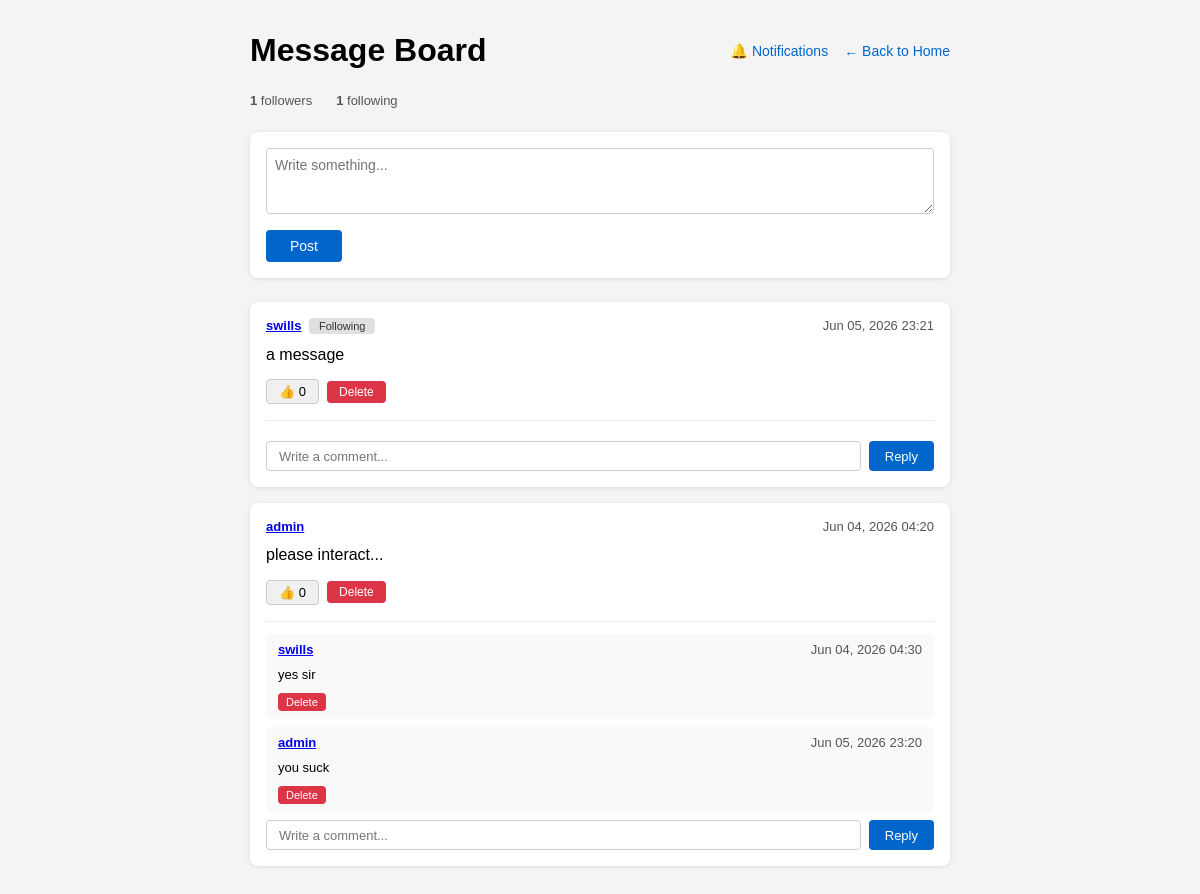
/board/ (signed in), run on the app's committed database.
### messageboard/models.py (models this page shows, shortened)
class Post(models.Model):
    author = models.ForeignKey(User, on_delete=models.CASCADE)
    content = models.TextField()
    created_at = models.DateTimeField(auto_now_add=True)

class Comment(models.Model):
    post = models.ForeignKey(Post, on_delete=models.CASCADE, related_name='comments')
    author = models.ForeignKey(User, on_delete=models.CASCADE)
    content = models.TextField()
    created_at = models.DateTimeField(auto_now_add=True)

### messageboard/views.py (the view)
# urls.py: path('board/', views.board_view, name='board'),
@login_required(login_url='login')
def board_view(request):
    unread_count = request.user.notifications.filter(is_read=False).count()
    if request.method == 'POST':
        content = request.POST.get('content', '').strip()
        if content:
            Post.objects.create(author=request.user, content=content)
            messages.success(request, 'Post added!')
        return redirect('board')
    posts = Post.objects.all().order_by('-created_at')
    following_ids = set(
        Follow.objects.filter(follower=request.user).values_list('following_id', flat=True)
    )
    for post in posts:
        post.like_count = post.likes.count()
        post.user_liked = post.likes.filter(user=request.user).exists()
        post.is_following_author = post.author_id in following_ids
    my_following_count = request.user.following.count()
    my_follower_count = request.user.followers.count()
    return render(request, 'board.html', {
        'posts': posts,
        'my_following_count': my_following_count,
        'my_follower_count': my_follower_count,
        'unread_count': unread_count,
    })

### messageboard/templates/board.html (shortened to what this page needs)
{% load static %}
<!DOCTYPE html>
<html lang="en">
<head>
  <link rel="stylesheet" href="{% static 'board.css' %}">
</head>
<body>
  <div class="container">
    <div class="header">
      <h1>Message Board</h1>
      <div class="header-links">
        <a href="{% url 'notifications' %}" class="notif-link">
          🔔 Notifications
        </a>
        <a href="{% url 'home' %}">← Back to Home</a>
      </div>
    </div>
    <div class="follow-stats">
      <span><strong>{{ my_follower_count }}</strong> followers</span>
      <span><strong>{{ my_following_count }}</strong> following</span>
    </div>
    <form method="POST" class="post-form">
      <textarea name="content" placeholder="Write something..." rows="3" required></textarea>
      <button type="submit">Post</button>
    </form>
    <div class="posts">
      {% for post in posts %}
        <div class="post-card">
          <div class="post-meta">
            <span class="author-row">
              <strong><a href="{% url 'user_profile' post.author.username %}">{{ post.author.username }}</a></strong>
              {% if post.author != request.user %}
                <form method="POST" action="{% url 'toggle_follow' post.author.id %}" class="follow-form">
                  <button type="submit" class="follow-btn {% if post.is_following_author %}following{% endif %}">
                    {% if post.is_following_author %}Following{% else %}Follow{% endif %}
                  </button>
                </form>
              {% endif %}
            </span>
            <span>{{ post.created_at|date:"M d, Y H:i" }}</span>
          </div>
          <p>{{ post.content }}</p>
          <div class="post-actions">
            <form method="POST" action="{% url 'toggle_like' post.id %}">
              <button type="submit" class="like-btn {% if post.user_liked %}liked{% endif %}">
                👍 {{ post.like_count }}
              </button>
            </form>
            {% if request.user == post.author or request.user.is_staff %}
              <form method="POST" action="{% url 'delete_post' post.id %}">
                <button type="submit" class="delete-btn">Delete</button>
              </form>
            {% endif %}
          </div>
          <div class="comments">
            {% for comment in post.comments.all %}
              <div class="comment">
                <div class="comment-meta">
                  <strong><a href="{% url 'user_profile' comment.author.username %}">{{ comment.author.username }}</a></strong>
                  <span>{{ comment.created_at|date:"M d, Y H:i" }}</span>
                </div>
                <p>{{ comment.content }}</p>
                {% if request.user == comment.author or request.user.is_staff %}
                  <form method="POST" action="{% url 'delete_comment' comment.id %}">
                    <button type="submit" class="delete-btn small">Delete</button>
                  </form>
                {% endif %}
              </div>
            {% endfor %}
            <form method="POST" action="{% url 'add_comment' post.id %}" class="comment-form">
              <input type="text" name="content" placeholder="Write a comment..." required>
              <button type="submit">Reply</button>
            </form>
          </div>
        </div>
      {% empty %}
        <p class="empty">No posts yet. Be the first to post!</p>
      {% endfor %}
    </div>
  </div>
</body>
</html>

### messageboard/static/board.css (style rules this page uses)
body { font-family: sans-serif; background: #f4f4f4; margin: 0; padding: 2rem 1rem; }
.container { max-width: 700px; margin: 0 auto; }
.header { display: flex; justify-content: space-between; align-items: center; margin-bottom: 1.5rem; }
.header h1 { margin: 0; }
.header a { color: #0066cc; text-decoration: none; font-size: 14px; }
.header-links { display: flex; align-items: center; gap: 1rem; }
.notif-link { position: relative; display: inline-flex; align-items: center; gap: 0.25rem; }
.post-form { background: white; padding: 1rem; border-radius: 8px; box-shadow: 0 1px 4px rgba(0, 0, 0, 0.1); margin-bottom: 1.5rem; }
.post-form textarea { width: 100%; padding: 0.5rem; border: 1px solid #ccc; border-radius: 4px; font-family: sans-serif; font-size: 14px; resize: vertical; box-sizing: border-box; margin-bottom: 0.75rem; }
.post-form button { padding: 0.5rem 1.5rem; background: #0066cc; color: white; border: none; border-radius: 4px; cursor: pointer; font-size: 14px; }
.post-card { background: white; padding: 1rem; border-radius: 8px; box-shadow: 0 1px 4px rgba(0, 0, 0, 0.1); margin-bottom: 1rem; }
.post-meta, .comment-meta { display: flex; justify-content: space-between; font-size: 13px; color: #555; margin-bottom: 0.5rem; }
.post-card>p, .comment>p { margin: 0 0 0.75rem; line-height: 1.6; }
.follow-stats { display: flex; gap: 1.5rem; font-size: 13px; color: #555; margin-bottom: 1.5rem; }
.author-row { display: flex; align-items: center; gap: 0.5rem; }
.follow-form { display: inline; }
.follow-btn { padding: 0.1rem 0.6rem; font-size: 11px; background: #0066cc; color: white; border: none; border-radius: 4px; cursor: pointer; }
.follow-btn.following { background: #e0e0e0; color: #333; }
.post-actions { display: flex; gap: 0.5rem; align-items: center; margin-bottom: 1rem; }
.like-btn { padding: 0.25rem 0.75rem; background: #f0f0f0; border: 1px solid #ccc; border-radius: 4px; cursor: pointer; font-size: 13px; }
.delete-btn { padding: 0.25rem 0.75rem; background: #dc3545; color: white; border: none; border-radius: 4px; cursor: pointer; font-size: 12px; }
.delete-btn.small { font-size: 11px; padding: 0.2rem 0.5rem; }
.comments { border-top: 1px solid #eee; padding-top: 0.75rem; }
.comment { background: #f9f9f9; border-radius: 6px; padding: 0.5rem 0.75rem; margin-bottom: 0.5rem; }
.comment>p { margin: 0 0 0.4rem; font-size: 13px; }
.comment-form { display: flex; gap: 0.5rem; margin-top: 0.5rem; }
.comment-form input { flex: 1; padding: 0.4rem 0.75rem; border: 1px solid #ccc; border-radius: 4px; font-size: 13px; }
.comment-form button { padding: 0.4rem 1rem; background: #0066cc; color: white; border: none; border-radius: 4px; cursor: pointer; font-size: 13px; }

### data on the page
Post: author.username "swills", shows "Following", created_at "Jun 05, 2026 23:21", content "a message", like_count "0", shows "Delete"
Post: author.username "admin", created_at "Jun 04, 2026 04:20", content "please interact...", like_count "0", shows "Delete"
Comment: author.username "swills", created_at "Jun 04, 2026 04:30", content "yes sir", shows "Delete"
Comment: author.username "admin", created_at "Jun 05, 2026 23:20", content "you suck", shows "Delete"

### other printed values
{{ my_follower_count }} "1"
{{ my_following_count }} "1"
